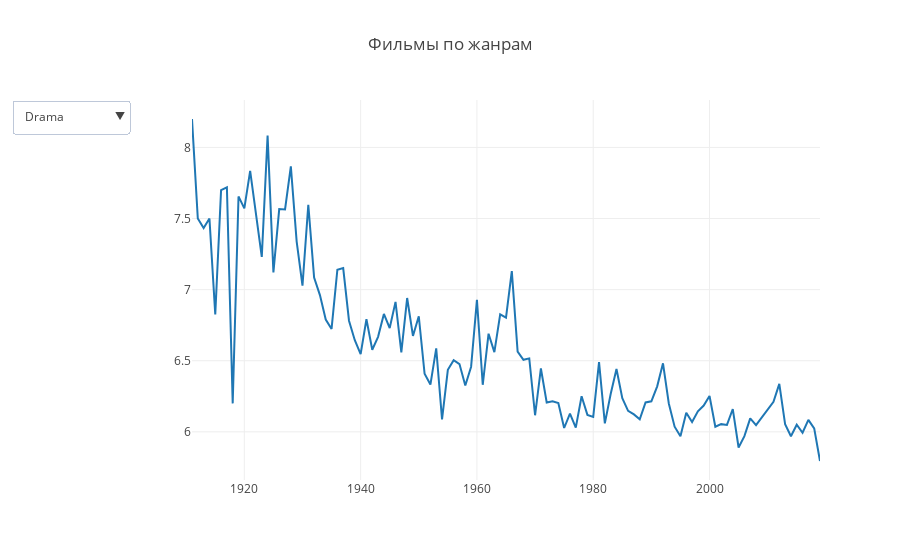

Here is the notebook cell this chart was saved with:
### Markdown cell above
Оценивая диманику рейтинга каждого жанра в отдельности, можно отметить сохранение тенденции к снижению качества со временем.

Так, если вы будете смотреть фильм любого жанра, снятый до 1970 года, то высока вероятность, что он понравится больше аналогичной картины более позднего года.

### Code cell
genre_rating_year_df = genre_df.groupby(['year', 'genre'], as_index = False)[['avg_vote']].mean()

N = len(top_genres)
data = []
drop_menus = []

# конструируем все интересующие нас линии
for i in range(N):
    genre = top_genres[i]
    genre_df = genre_rating_year_df[genre_rating_year_df.genre == genre]

    trace = go.Scatter(
        x = genre_df.year,
        y = genre_df.avg_vote,
        mode = 'lines',
        name = genre,
        visible = (i == 0)
    )
    data.append(trace)

# создаем выпадающие меню
for i in range(N):
    drop_menus.append(
        dict(
            args=['visible', [False]*i + [True] + [False]*(N-1-i)],
            label= top_genres[i],
            method='restyle'
        )
    )

layout = go.Layout(
    title='Фильмы по жанрам',
    updatemenus=list([
        dict(
            x = -0.1,
            y = 1,
            yanchor = 'top',
            buttons = drop_menus
        )
    ]),
)

fig = go.Figure(data = data, layout = layout)
iplot(fig)
